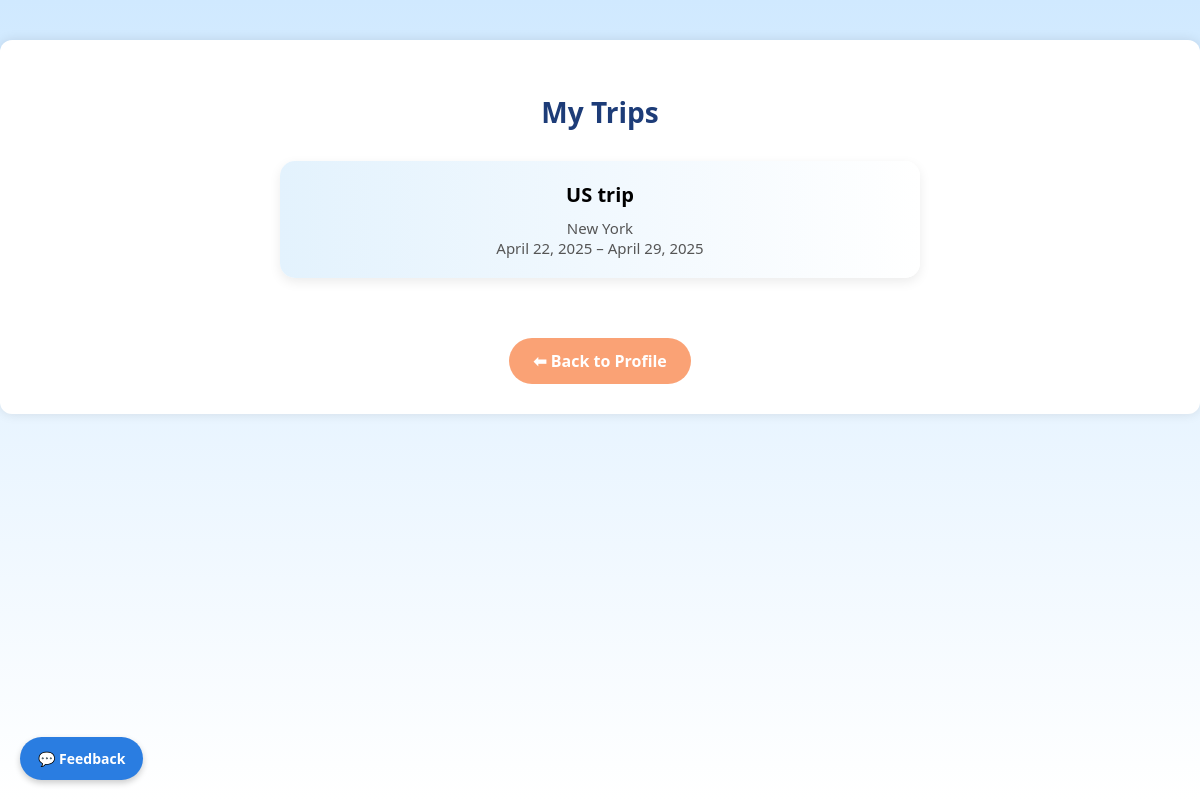
Page /trips/list/ (signed in) on the earlier database version.
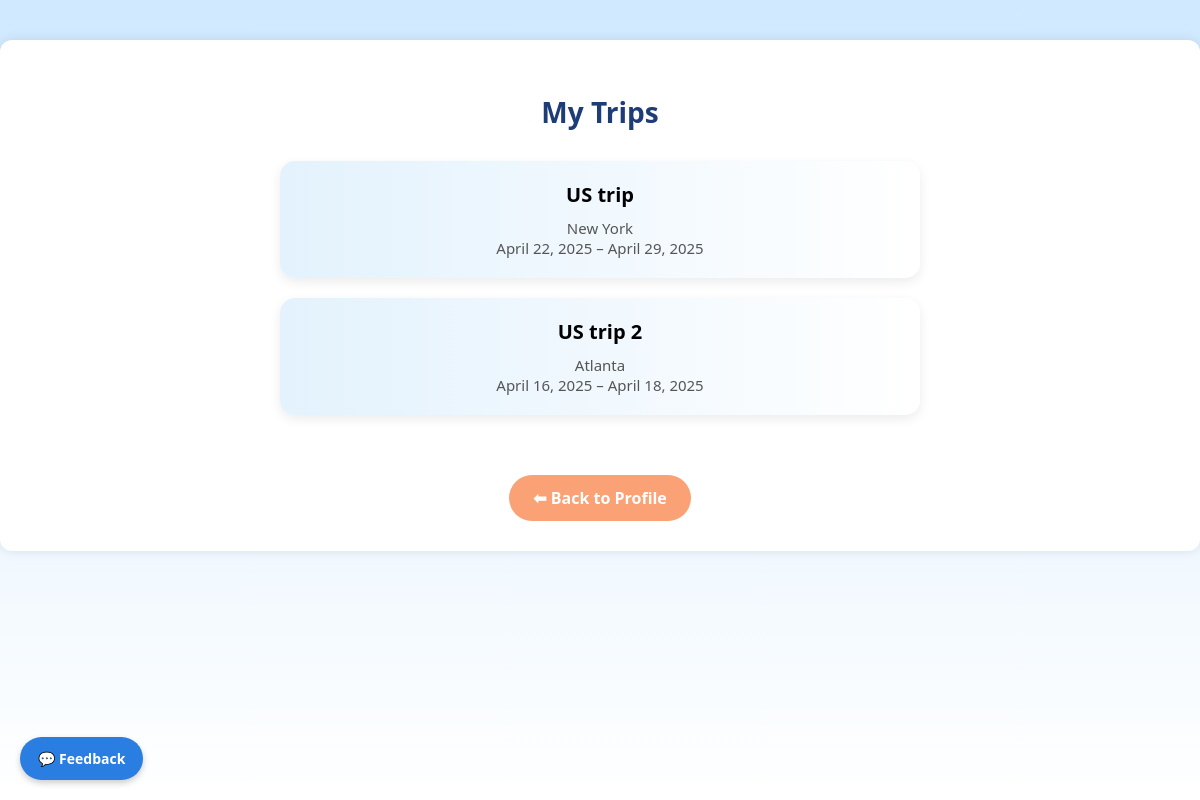
Same page on the later database version.
### trips/models.py (models this page shows, shortened)
class Trip(models.Model):
    TRIP_TYPE_CHOICES = [
        ('beach', 'Beach'),
        ('city', 'City'),
        ('hiking', 'Hiking'),
        ('business', 'Business'),
        ('snow', 'Snow / Ski'),
        ('other', 'Other'),
    ]
    user = models.ForeignKey(get_user_model(), on_delete=models.CASCADE)
    name = models.CharField(max_length=100)
    destination = models.CharField(max_length=100)
    start_date = models.DateField()
    end_date = models.DateField()
    trip_type = models.CharField(max_length=50, choices=TRIP_TYPE_CHOICES, default='other')
    manually_cleared = models.BooleanField(default=False)
    is_public = models.BooleanField(default=False)
    share_token = models.CharField(max_length=12, unique=True, blank=True, null=True)

### trips/views.py (the view)
# urls.py: path('list/', views.trip_list, name='trip_list'),
@login_required
def trip_list(request):
    trips = Trip.objects.filter(user=request.user).order_by('-start_date')
    return render(request, 'trips/trip_list.html', {'trips': trips})

### trips/templates/trips/trip_list.html (shortened to what this page needs)
{% extends 'base.html' %}
{% load static %}
{% block content %}
  <div style="text-align: center;">
    <h2 style="color: #1d3c78; margin-bottom: 30px; font-size: 28px; font-weight: 700;">My Trips</h2>
    <div class="trip-list">
      {% for trip in trips %}
        <a href="{% url 'trip_detail' trip.id %}" class="trip-card-link">
          <div class="trip-card">
            <div class="trip-title">{{ trip.name }}</div>
            <div class="trip-info">
              {{ trip.destination }}<br>
              {{ trip.start_date }} – {{ trip.end_date }}
            </div>
          </div>
        </a>
      {% empty %}
        <p style="font-size: 16px; color: #777;">You have no trips yet.</p>
      {% endfor %}
    </div>
    <a href="{% url 'profile' %}" class="button" style="
      margin-top: 40px;
      background-color: #faa275;
      padding: 12px 24px;
      display: inline-block;
      border-radius: 25px;
      font-weight: 600;
      text-decoration: none;
      color: white;
      transition: background 0.3s ease;">
      ⬅ Back to Profile
    </a>
  </div>
{% endblock %}

Differences in the rows shown:
added Trip: name "US trip 2", destination "Atlanta", start_date "April 16, 2025", end_date "April 18, 2025"
